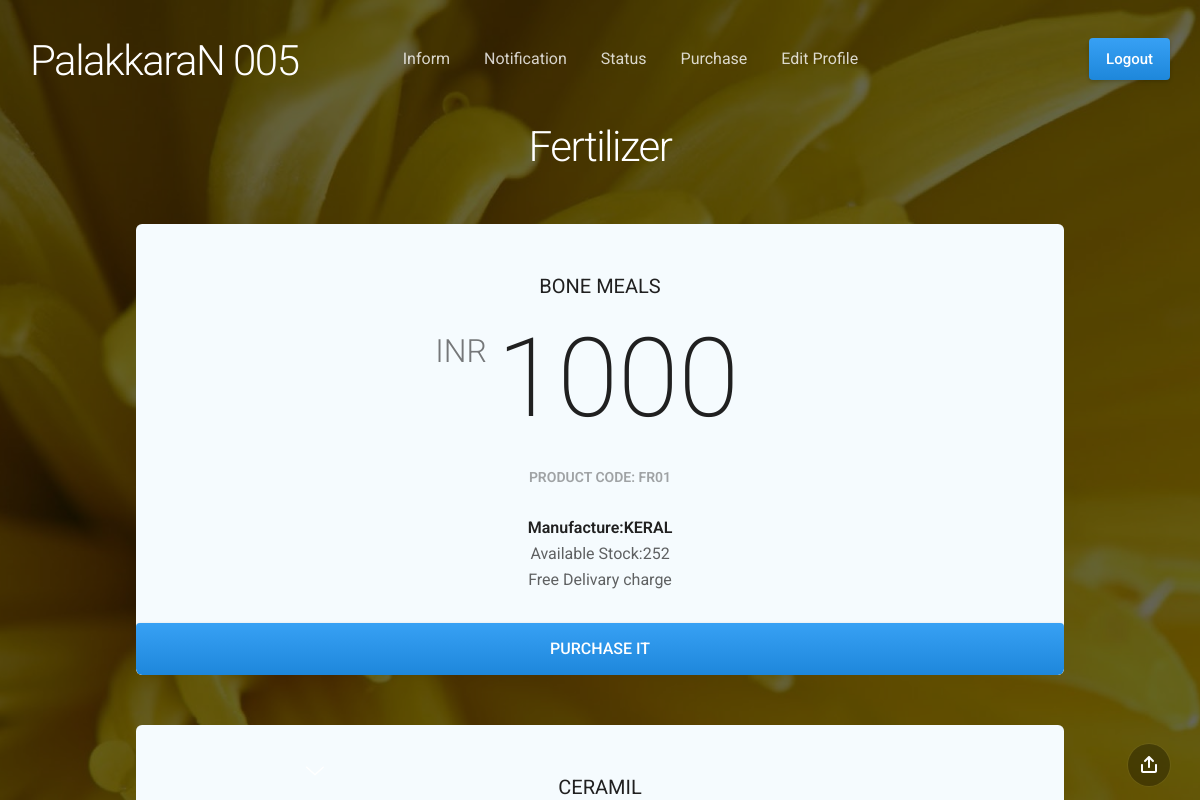
/products.php, run on the app's committed database.
### tables this page shows
CREATE TABLE IF NOT EXISTS `product` (
  `pdtcode` varchar(5) NOT NULL,
  `name` varchar(30) NOT NULL,
  `mfatur` varchar(30) DEFAULT NULL,
  `price` int(7) NOT NULL,
  `stock` int(6) NOT NULL,
  PRIMARY KEY (`pdtcode`)
);

### products.php (the view, shortened to what this page needs)
<!doctype html>
<html>
<head>
	<link href="css/slides.min.css" rel="stylesheet" type="text/css">
    <link href="css/mystyle.css" rel="stylesheet" type="text/css">
</head>
<body class="slides horizontal simplifiedMobile animated">
<nav class="panel top">
  <div class="sections desktop">
    <div class="left"><a href="#" title="Slides Framework"><svg style="width:82px;height:24px"><h1><a href="index.php">PalakkaraN 005</a></h1></svg></a></div>
    <div class="center">
      <ul class="menu">
<li><a href="inform.php">Inform</a></li>
<li><a href="notification.php">Notification</a></li>
<li><a href="status.php">Status</a></li>
<li><a href="products.php">Purchase</a></li>
<li><a href="profile.php">Edit Profile</a></li>
 </ul>
    </div>
    <div class="right"><a class="button blue gradient" id="lgobtn" onclick="" href="logout.php">Logout</a></div>
  </div>
</nav>
<section class="slide fade-6 kenBurns" data-name="">
  <div class="content">
    <div class="container">
      <div class="wrap">
        <center>
        <?php
	require("db.php");
	 $sql="select * from product where pdtcode like'FR%'";
	 $res=mysqli_query($con,$sql) or die(mysqli_error($con));
			if(mysqli_num_rows($res)>0)
			{
				echo"<h1 class='ae-1'>Fertilizer</h1> ";
	 while($r=mysqli_fetch_array($res))
	{
		echo"<div class='fix-10-12'>";
          echo"<ul class='grid grid-83 noSpaces equal ae-2 fadeIn' style='background: #F5FBFE'>";
           echo"<li class='grid grid-83 noSpaces equal ae-2 fadeIn'>";
             echo"<h3>";
		echo $r['name'];
		echo"</h3>
              <div class='price ae-5'><span class='currency'>INR</span>";
		echo $r['price'];
		echo"</div>
              <div class='ae-5'>
                <h6 class='uppercase bold small opacity-4'>Product Code:    ";
		echo $r['pdtcode'];
		echo"</h6>
              </div>
              <div class='margin-top-3 margin-bottom-3 equalElement ae-6'>
                <ul class='p tiny'>
                  <li><strong>
		Manufacture:"; echo $r['mfatur'];
		echo"</strong></li>
                  <li class='opacity-7'>Available Stock:";
		echo $r['stock'];
		echo"</li>
                  <li class='opacity-7'>Free Delivary charge</li>
                </ul>
              </div>
              <a href='payment.php?pcod=".$r['pdtcode']."' class='button blue gradient wide cropSides cropBottom ae-7'>";
              echo"PURCHASE IT</a>
            </li>
            </div>";
	}
			}
		 ?>
          </center>
	  </div>
    </div>
  </div>
</section>
<nav class="panel bottom forceMobileView">
  <div class="sections desktop">
    <div class="center"><span class="nextSlide"><svg><use xmlns:xlink="http://www.w3.org/1999/xlink" xlink:href="#arrow-down"></use></svg></span></div>
    <div class="right"><span data-dropdown-id="2" class="button actionButton dropdownTrigger"><svg><use xmlns:xlink="http://www.w3.org/1999/xlink" xlink:href="#share"></use></svg></span></div>
  </div>
</nav>
</body>
</html>

### data on the page
product: name "BONE MEALS", price "1000", pdtcode "FR01", mfatur "KERAL", stock "252"
product: name "CERAMIL"
